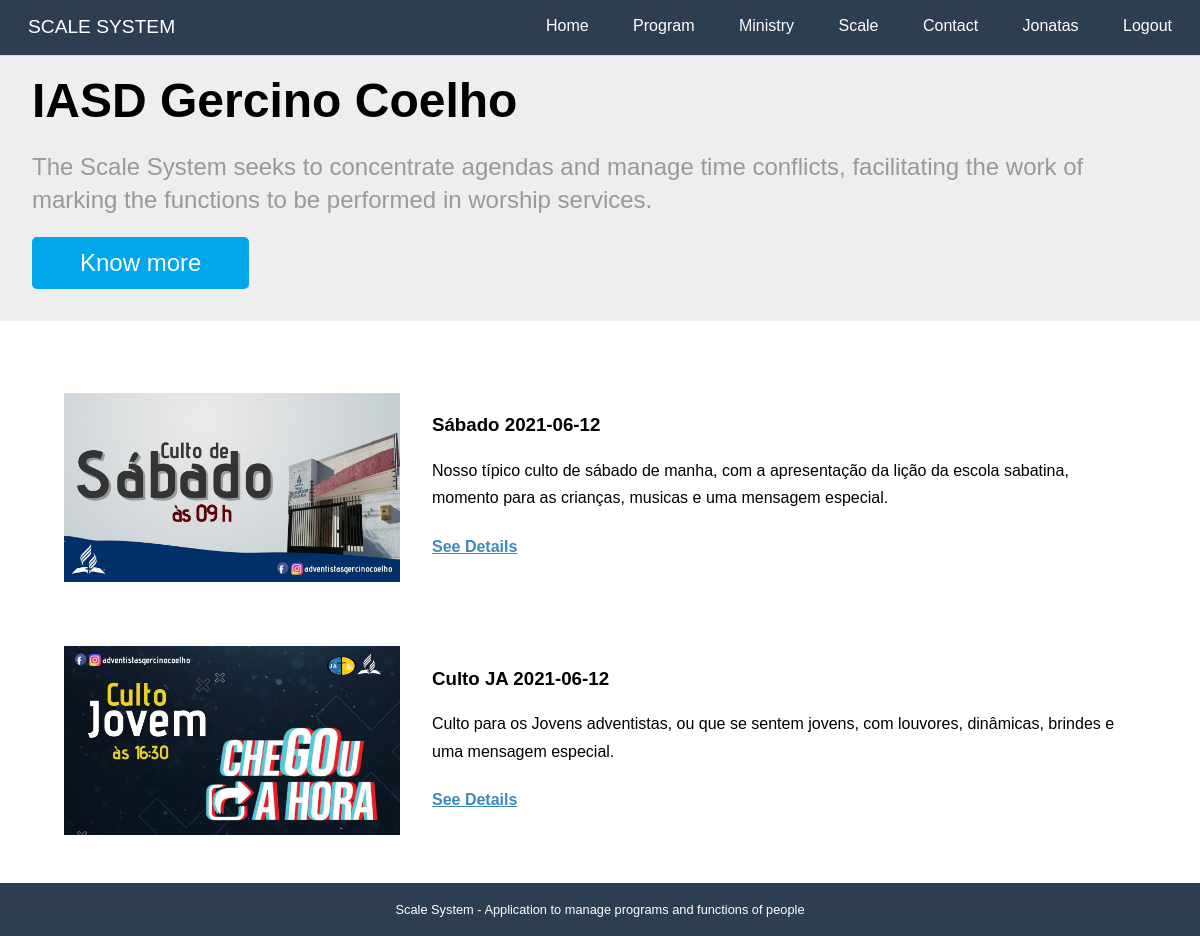
The app's page / (signed in) with its own data.
### accounts/models.py (models this page shows, shortened)
class User(AbstractBaseUser, PermissionsMixin):
    username = models.CharField(_('User Name'), max_length=30, unique=True,
        validators = [validators.RegexValidator(re.compile('^[\w.@+-]+$'),
            'O nome de usuário não pode conter letras, digitos ou os seguintes caracteres: @/./+/-/+')])
    email = models.EmailField(_('E-mail'), unique=True)
    name = models.CharField(_('Name'), max_length=100, blank=True)
    is_active = models.BooleanField(_('Is Active?'), blank=True, default=True)
    is_staff = models.BooleanField(_('Is Staff?'), blank=True, default=False)
    date_joined = models.DateTimeField(_('Entry date'), auto_now_add = True)
    first_access = models.BooleanField(_('Already logged in?'), blank=True, default=False)
    objects = UserManager()
    USERNAME_FIELD  = 'username'
    REQUIRED_FIELDS = ['email']
    def __str__(self):
        return self.name or self.username
    def get_full_name(self):
        return str(self)
    def get_first_name(self):
        return self.get_full_name().split()[0]
    class Meta:
        verbose_name= 'Usuário'
        verbose_name_plural = 'Usuários'
        ordering = ['username']

### programs/models.py (models this page shows, shortened)
class Program (models.Model):
    SATURDAY = 'SA'
    SATURDAYAFTERNOON = 'JA'
    WEDNESDAY = 'WE'
    SUNDAY = 'SN'
    FRIDAY = 'FR'
    SPECIAL = 'SP'
    WEEKPFPRAYER = 'WP'
    PROGRAMTYPES = [
        (SATURDAY, 'Saturday'),
        (SATURDAYAFTERNOON, 'Saturday afternoon'),
        (WEDNESDAY, 'Wednesday'),
        (SUNDAY,'Sunday'),
        (FRIDAY, 'Friday'),
        (SPECIAL, 'Special'),
        (WEEKPFPRAYER,'Week of Prayer')
    ]
    name = models.CharField(_("Name"), max_length=50, null=True,blank=True)
    type_name = models.CharField(
        max_length=2,
        choices=PROGRAMTYPES,
        default = SATURDAY
    )
    description = models.TextField(_('Simple Description'), blank=True)
    date = models.DateField(_("Date"), auto_now=False, auto_now_add=False, null=True,blank=False)
    image = models.ImageField(_("Image"), upload_to='program',null=True,blank=True)
    transmission = models.URLField(_("Transmission Link"), max_length=200,null=True,blank=True)
    room = models.URLField(_("Room Link"), max_length=200,null=True,blank=True)
    presential = models.BooleanField(_("Presential?"),default=False)
    iscription = models.BooleanField(_("Needs subscription?"),default=True)
    created_at = models.DateTimeField(_("Created at"), auto_now_add=True)
    updated_at = models.DateTimeField(_('Updated at'), auto_now=True)
    def typeprogram(self):
        for l in Program.PROGRAMTYPES:
            if l[0] == self.type_name:
                return _(l[1])
        return ""
    def __str__(self):
        return (self.name or self.typeprogram()) + ((' '+str(self.date)) if self.date else (" " + _("Template")))
    class Meta:
        verbose_name = _("Program")
        verbose_name_plural = _("Programs")
        ordering = ['date']

### core/views.py (the view)
# urls.py: path('', views.home, name='home'),
def home(request):
    context = {'resume': utils.resume_programs()}
    return render(request, "core/home.html", context)

### core/templatetags/call_method.py (called while the page is built)
@register.filter(name='has_group')
def has_group(user, group_name):
    return user.groups.filter(name=group_name).exists()

@register.filter(name='has_ministry')
def has_ministry(user):
    if my_engaged(user) or my_ministries(user):
        return True
    return False

### ministries/utils.py (called while the page is built)
def my_engaged(user):
    def m(x):
        return [x.ministry]
    def r(x,a):
        if x[0] and x[0] not in a:
            a.append(x[0])
        return a
    functions = list(Function.objects.filter(people = user))
    prog = ProgramTime.objects.filter(person = user, program__date__gte = datetime.date.today())
    for pg in prog:
        functions.append(pg.func())
    if functions:
        return reduce(r,map(m,functions))
    else:
        return []

### programs/utils.py (called while the page is built)
def resume_programs():
    return Program.objects.filter(date__gte = date.today())[:3]

### core/templates/core/home.html
{% extends "base.html" %}
{% load i18n static %}
{% block content %}
<div class="splash">
    <div class="pure-g-r">
        <div class="pure-u-1">
            <div class="l-box splash-text">
                <h1 class="splash-head">
                    IASD Gercino Coelho
                </h1>
                <h2 class="splash-subhead">
                    {% translate "The Scale System seeks to concentrate agendas and manage time conflicts, facilitating the work of marking the functions to be performed in worship services." %}
                </h2>
                <p>
                    <a href="#" class="pure-button primary-button">{% translate "Know more" %}</a>
                </p>
            </div>
        </div>
    </div>
</div>
<div class="content">
    {% if resume %}
    {% for pg in resume %}
    <div class="pure-g-r content-ribbon">
        <div class="pure-u-1-3">
            <div class="l-box">
                {% if pg.image %}
                <img src="{{ pg.image.url }}" alt="{{ pg }}" />
                {% else %}
                <img src="{% static 'programs/img/400x250.png' %}" alt="{{ pg }}" />
                {% endif %}
            </div>
        </div>
        <div class="pure-u-2-3">
            <div class="l-box">
                <h3>{{pg}}</h3>
                <p>
                    {{pg.description}}
                </p>
                <h4><a href='{% url "programs:description" pg.pk %}'>{% translate "See Details" %}</a>
                </h4>
            </div>
        </div>
    </div>
    {% endfor %}
    {% else %}
    {% translate "There are no one programs soon" %}
    {% endif %}
</div>
{% endblock %}

### core/templates/base.html (shortened to what this page needs)
<!doctype html>
{% load static %}
{% load i18n call_method%}
<html lang="en">
<head>
    <link rel="stylesheet" href="{% static 'core/css/pure-min.css' %}">
    <link rel="stylesheet" href="{% static 'core/css/styles.css' %}" />
</head>
<body>
    <div class="header">
        <div class="home-menu pure-menu pure-menu-open pure-menu-horizontal pure-menu-fixed">
            <a class="pure-menu-heading" href="{% url 'core:home' %}">{% translate "SCALE SYSTEM"%}</a>
            <ul>
                <li class="pure-menu-selected"><a href="{% url 'core:home' %}">{% translate "Home" %}</a></li>
                <li><a href="{% url 'programs:dashboard' %}">{% translate "Program" %}</a></li>
                {% if user.is_authenticated %}
                <li><a href="{% url 'ministries:dashboard' %}">{% translate "Ministry" %}</a></li>
                {% if user|has_ministry %}
                <li><a href="{% url 'scales:dashboard' %}">{% translate "Scale" %}</a></li>
                {% endif %}
                {% endif %}
                <li><a href="{% url 'core:contact' %}">{% translate "Contact" %}</a></li>
                {% if user.is_authenticated %}
                <li><a href="{% url 'accounts:dashboard' %}">{{user.get_first_name}}</a></li>
                <li><a href="{% url 'accounts:logout' %}">{% translate "Logout" %}</a></li>
                {% else %}
                <li><a href="{% url 'accounts:login' %}">{% translate "Login" %}</a></li>
                {% endif %}
            </ul>
        </div>
    </div>
    <div class="content">
        {% block content %}{% endblock %}
        <div class="footer">
            {% translate 'Scale System - Application to manage programs and functions of people' %}
        </div>
    </div>
</body>
</html>

### core/static/core/css/pure-min.css (style rules this page uses)
html { font-size:100%;-ms-text-size-adjust:100%;-webkit-text-size-adjust:100% }
html,button,input,select,textarea { font-family:sans-serif }
body { margin:0 }
h1 { font-size:2em;margin:.67em 0 }
h2 { font-size:1.5em;margin:.83em 0 }
h3 { font-size:1.17em;margin:1em 0 }
h4 { font-size:1em;margin:1.33em 0 }
p,pre { margin:1em 0 }
dl,menu,ol,ul { margin:1em 0 }
menu,ol,ul { padding:0 0 0 40px }
img { border:0;-ms-interpolation-mode:bicubic }
.pure-button { display:inline-block;*display:inline;zoom:1;line-height:normal;white-space:nowrap;vertical-align:baseline;text-align:center;cursor:pointer;-webkit-user-drag:none;-webkit-user-select:none;-moz-user-select:none;-ms-user-select:none;user-select:none }
.pure-button { font-size:100%;*font-size:90%;*overflow:visible;padding:.5em 1.5em;color:#444;color:rgba(0,0,0,.8);*color:#444;border:1px solid #999;border:0 rgba(0,0,0,0);background-color:#E6E6E6;text-decoration:none;border-radius:2px;-webkit-transition:.1s linear -webkit-box-shadow;-moz-transition:.1s linear -moz-box-shadow;-ms-transition:.1s linear box-shadow;-o-transition:.1s linear box-shadow;transition:.1s linear box-shadow }
.pure-u-1,.pure-u-1-2,.pure-u-1-3,.pure-u-2-3,.pure-u-1-4,.pure-u-3-4,.pure-u-1-5,.pure-u-2-5,.pure-u-3-5,.pure-u-4-5,.pure-u-1-6,.pure-u-5-6,.pure-u-1-8,.pure-u-3-8,.pure-u-5-8,.pure-u-7-8,.pure-u-1-12,.pure-u-5-12,.pure-u-7-12,.pure-u-11-12,.pure-u-1-24,.pure-u-5-24,.pure-u-7-24,.pure-u-11-24,.pure-u-13-24,.pure-u-17-24,.pure-u-19-24,.pure-u-23-24 { display:inline-block;*display:inline;zoom:1;letter-spacing:normal;word-spacing:normal;vertical-align:top;text-rendering:auto }
.pure-u-1 { width:100% }
.pure-u-1-3 { width:33.3333%;*width:33.3023% }
.pure-u-2-3 { width:66.6667%;*width:66.6357% }
.pure-g-r { letter-spacing:-.31em;*letter-spacing:normal;*word-spacing:-.43em;font-family:FreeSans,Arimo,"Droid Sans",Helvetica,Arial,sans-serif;display:-webkit-flex;-webkit-flex-flow:row wrap;display:-ms-flexbox;-ms-flex-flow:row wrap }
.pure-g-r [class *="pure-u"] { font-family:sans-serif }
.pure-g-r img { max-width:100%;height:auto }
.pure-menu ul { position:absolute;visibility:hidden }
.pure-menu.pure-menu-open { visibility:visible;z-index:2;width:100% }
.pure-menu ul { left:-10000px;list-style:none;margin:0;padding:0;top:-10000px;z-index:1 }
.pure-menu>ul { position:relative }
.pure-menu-open>ul { left:0;top:0;visibility:visible }
.pure-menu li { position:relative }
.pure-menu a,.pure-menu .pure-menu-heading { display:block;color:inherit;line-height:1.5em;padding:5px 20px;text-decoration:none;white-space:nowrap }
.pure-menu.pure-menu-horizontal>.pure-menu-heading { display:inline-block;*display:inline;zoom:1;margin:0;vertical-align:middle }
.pure-menu.pure-menu-horizontal>ul { display:inline-block;*display:inline;zoom:1;vertical-align:middle;height:2.4em }
.pure-menu li a { padding:5px 20px }
.pure-menu-fixed { position:fixed;top:0;left:0;width:100% }
.pure-menu-horizontal li { display:inline-block;*display:inline;zoom:1;vertical-align:middle }
.pure-menu.pure-menu-open,.pure-menu.pure-menu-horizontal li .pure-menu-children { background:#fff;border:1px solid #b7b7b7 }
.pure-menu.pure-menu-horizontal,.pure-menu.pure-menu-horizontal .pure-menu-heading { border:0 }
.pure-menu a { border:1px solid transparent;border-left:0;border-right:0 }
.pure-menu a,.pure-menu .pure-menu-can-have-children>li:after { color:#777 }
.pure-menu .pure-menu-heading { color:#565d64;text-transform:uppercase;font-size:90%;margin-top:.5em;border-bottom-width:1px;border-bottom-style:solid;border-bottom-color:#dfdfdf }
.pure-menu .pure-menu-selected a { color:#000 }
.pure-menu.pure-menu-open.pure-menu-fixed { border:0;border-bottom:1px solid #b7b7b7 }

### records on screen
User: get_first_name "Jonatas"
Program: image (picture), name+type_name+date "Sábado 2021-06-12", description "Nosso típico culto de sábado de manha, com a apresentação da lição da escola sabatina, momento para as crianças, musicas e uma mensagem especial."
Program: image (picture), name+date "Culto JA 2021-06-12", description "Culto para os Jovens adventistas, ou que se sentem jovens, com louvores, dinâmicas, brindes e uma mensagem especial."
